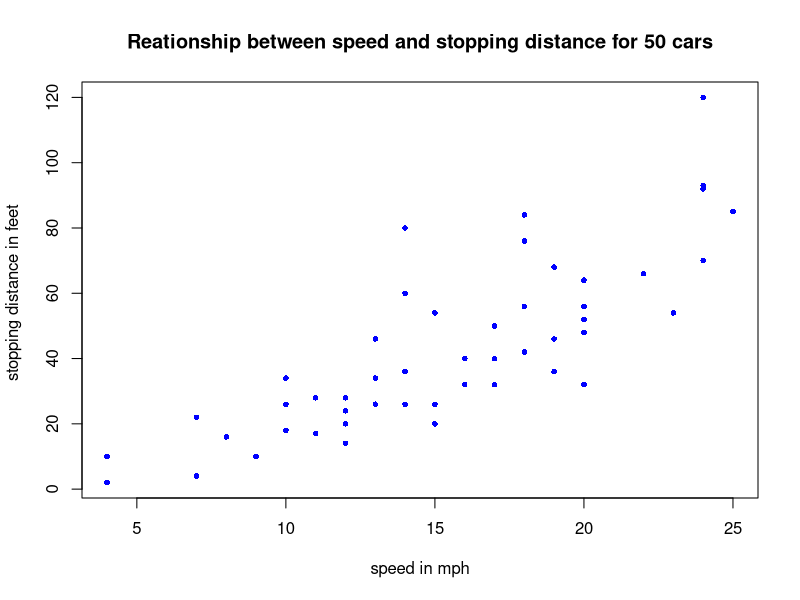

Write the R code that produced this figure. (Note: this script raises an error after producing the figure.)
### Regression ###

### Simple linear Regression

# step1: read the data
# step2 : represent the scatter plot
# step3 : estimate the parameter
# step4 : draw the regression line
# step5 : conduct a residual analysis
# step6 : predict a new value

data(cars)

head(cars,n=10) # to view top 10 rows

str(cars)   # description of variables

summary(cars) # summary of basics statistics and info

table(is.na(cars)) # to check missing values

plot(cars,col="blue",pch=16,cex=0.75,main="Reationship between speed and stopping distance for 50 cars",
     xlab="speed in mph", ylab="stopping distance in feet ")
abline(m0,col="red")
# to check correlation

cor(cars$speed,cars$dist)  # good correlation

m0 <- lm(formula= dist~speed,data=cars)
m0

summary(m0)

names(m0)  # comp of the list

m0$coefficients  # gives coeff

coef(m0)    # func coef gives the same output

## conduct a residual analysis

res.m0 <- rstudent(m0)


plot(res.m0,pch=15,cex=0.5,ylab="Residual")
abline(h=c(-2,0,2),lty=c(2,1,2))
# in theory 95% of studentised residuals can
# be found in  interval [-2,2], here only three
# outside.
View(cars)
## Predicting a new value

xnew <-16
xnew <- as.data.frame(xnew)
colnames(xnew)<- "speed"
predict(m0,xnew,interval="pred")

#note: Argument of predict func must be data frame in which 
# explanatoryy variable must have the same name as orijinal


gridx<- data.frame(speed=seq(min(cars$speed),max(cars$speed),length=100))
CIline <- predict(m0,new=gridx,interval="conf",level=0.95)
CIpred <- predict(m0,new=gridx,interval="pred",level=0.95)
plot(dist~speed,data=cars,pch=15,cex=.5)
matlines(gridx,cbind(CIline,CIpred[,-1]),lty=c(1,2,2,3,3),col=1)
legend("topleft",lty=2:3,c("pred","conf"))

### Multiple Linear Regression

#step1 : Read the data.
#step2 : Represent the variables
#step3 : Estimate the parameter
#step4 : Choose the variable
#step5 : Predict a new value


ozone <- read.table("ozone.txt",header = T)

dim(ozone)
ozone.m<- ozone[,1:11]
names(ozone.m)
summary(ozone.m)


pairs(ozone.m)

reg.mul<- lm(maxO3~.,data=ozone.m)
summary(reg.mul)
# leaps package processes the choice of var
# the regsubset func gives various criteria

library("leaps")
choice <- regsubsets(maxO3~.,data=ozone.m,nbest = 1,nvmax=11)
plot(choice,scale="bic")

# Best model according to bic criteria

summary(choice)$which[which.min(summary(choice)$bic),]
     

final.reg <- lm(maxO3~T12+Ne9+Wx9+maxO3v,data=ozone.m)
summary(final.reg)


# conducting residual analysis

res.m<- rstudent(final.reg)
plot(res.m,pch=16,cex=.5,ylab="Residuals")
abline(h=c(-2,0,2),lty=c(2,1,2))

# predict new values

xnew <- matrix(c(19,8,2.05,70),nrow=1)
colnames(xnew)<- c("T12","Ne9","Wx9","maxO3v")
xnew<- as.data.frame(xnew)

predict(final.reg,xnew,interval="pred")

# the predicted value is 72.5 and Ci at 95% for the prediction
# is [43.8,101.2]
